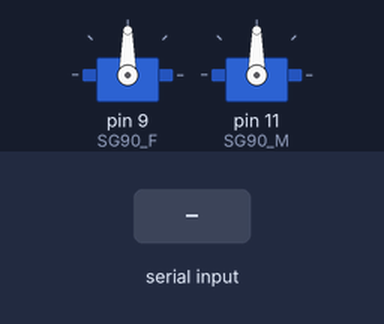
Bench run of a sketch on a simulated Arduino Uno, built with avr-gcc and run on an emulated ATmega328P. On the bench: 2 × servo. Inputs (shaded band) come from the test bench.

Above: at 1.2 s.
1.3 s: "A" received over Serial
At 1.9 s:
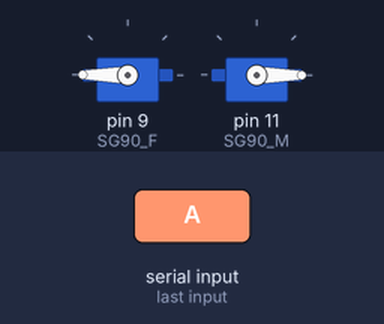
2.8 s: "I" received over Serial
At 3.1 s:
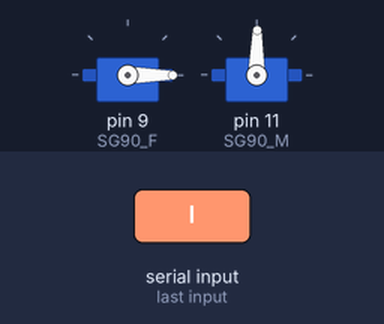
Timing chart, 0 to 5.8 s (numbered marks = the images above; inputs shaded):
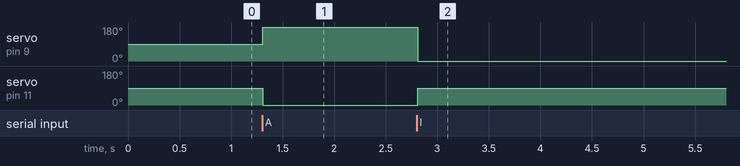

The sketch:

SG90.ino
```cpp
#include <Servo.h>

Servo SG90_F;
Servo SG90_M;

int pos1 = 50;
int pos2 = 50;

void setup() {
  SG90_F.attach(9);
  SG90_M.attach(11);

  Serial.begin(9600);
}

void loop() {
  if (Serial.available()) {
    char cmd = Serial.read();

    // switch(cmd) {
    //   /* 배율 */
    //   case 'i': /* 배율 축소 */
    //     pos1 += 1;
    //     if(pos1 > 180) pos1 = 180;
    //     SG90_M.write(pos1);
    //     Serial.print("SG90_M position: ");
    //     Serial.println(pos1);
    //     break;

    //   case 'o': /* 배율 확대 */
    //     pos1 -= 1;
    //     if(pos1 < 0) pos1 = 0;
    //     SG90_M.write(pos1);
    //     Serial.print("SG90_M position: ");
    //     Serial.println(pos1);
    //     break;
    //   /* */

    //   /* 초점 */
    //   case 'e': /* 초점 확대 */
    //     pos2 += 1;
    //     if(pos2 > 180) pos2 = 180;
    //     SG90_F.write(pos2);
    //     Serial.print("SG90_F position: ");
    //     Serial.println(pos2);
    //     break;

    //   case 'r': /* 초점 축소 */
    //     pos2 -= 1;
    //     if(pos2 < 0) pos2 = 0;
    //     SG90_F.write(pos2);
    //     Serial.print("SG90_F position: ");
    //     Serial.println(pos2);
    //     break;
    //   /* */
    //   default:
    //     break;
    // }

    switch(cmd) {
      case 'A':
        SG90_M.write(0);
        SG90_F.write(180);
        break;
      case 'I':
        SG90_M.write(89);
        SG90_F.write(0);
        break;
      default:
        break;
    }
  }
  delay(15);
 }
```

Measured:
- after the input at 1.3 s, servo on pin 9 (SG90_F): 90° → 180° at once; servo on pin 11 (SG90_M): 90° → 0° at once
- after the input at 2.8 s, servo on pin 9 (SG90_F): 180° → 0° at once; servo on pin 11 (SG90_M): 0° → 89° at once
